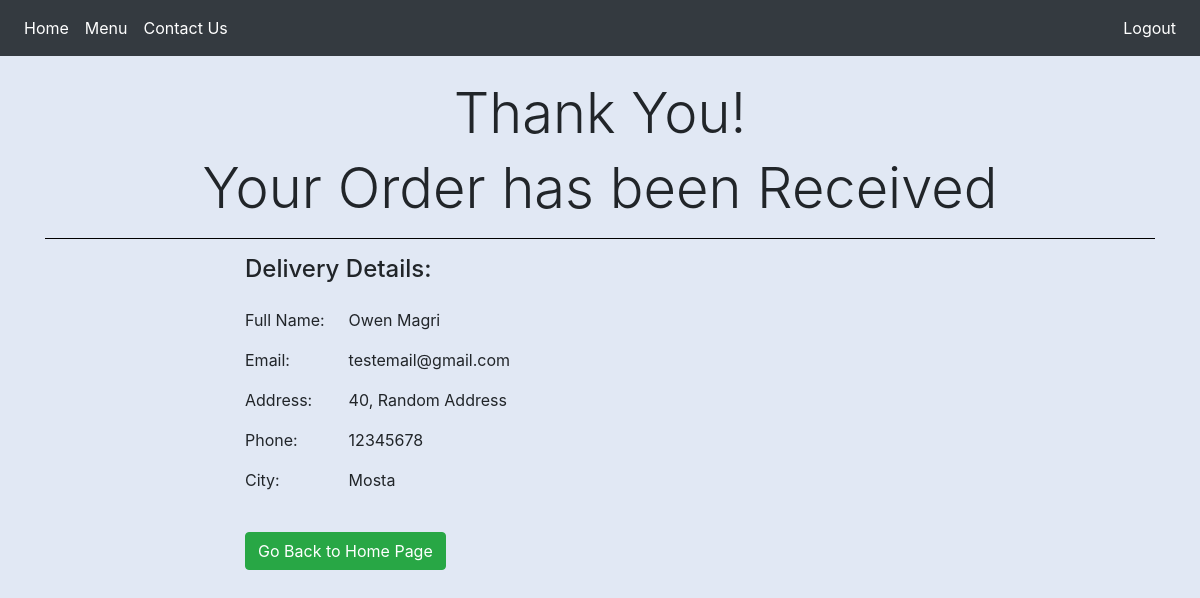
Screenshot of /ordersuccess.php (signed in) with the database file from the repository.
### tables this page shows
CREATE TABLE `tbl_client` (
  `clientId` int(11) NOT NULL,
  `name` varchar(50) NOT NULL,
  `surname` varchar(50) NOT NULL,
  `email` varchar(50) NOT NULL,
  `password` varchar(50) NOT NULL,
  `address` varchar(50) NOT NULL,
  `phone` int(8) NOT NULL,
  `city` varchar(50) NOT NULL,
  `country` varchar(50) NOT NULL
);

### ordersuccess.php (the view, shortened to what this page needs)
<?php
    $conn = connectToMySQL();
?>
<!DOCTYPE html>
<html lang="en">
<head>
    <link rel="stylesheet" href="https://stackpath.bootstrapcdn.com/bootstrap/4.1.0/css/bootstrap.min.css">
</head>
<body style="background: #e1e8f4;">
<?php if(!isset($_SESSION['email']))header("Location: index.php");else require_once("navbarLogout.php");?>
    <div class="container">
        <h1 class="display-4 mt-4" style="text-align:center;">Thank You!</h1>
        <h3 class="display-4 mt-2" style="text-align:center;">Your Order has been Received</h3>
        <hr style="background-color:black;">
        <div style="margin-left:200px;">
        <h4>Delivery Details:</h4>
            <div style="float:left;">
                <p class="mt-3 mr-4" id="name">Full Name: </p>
                <p id="email">Email: </p>
                <p id="address">Address: </p>
                <p id="phone">Phone: </p>
                <p id="city">City: </p>
            </div>
            <div >
                <?php
                    $clientemail = $_SESSION['email'];
                    $query = "SELECT * FROM tbl_client WHERE email = '$clientemail'";
                    $result = mysqli_query($conn,$query)
                    or die("Error in query: ".mysqli_error($conn));
                    while ($row = mysqli_fetch_assoc($result))
                    {
                ?>
                <div class="mt-4">
                    <p><?php echo $row["name"]; echo ' '.$row["surname"]; ?></p>
                    <p><?php echo $row["email"]; ?></p>
                    <p><?php echo $row["address"]; ?></p>
                    <p><?php echo $row["phone"]; ?></p>
                    <p><?php echo $row["city"]; ?></p>
                </div><br/>
                <a role="button" href="index.php" class="btn btn-success" style="color:white;">Go Back to Home Page</a>
                <?php
                        }
                ?>
            </div>
        </div>
    </div>
</body>
</html>

### rows the page displays
tbl_client: name "Owen", surname "Magri", email "testemail@gmail.com", address "40, Random Address", phone "12345678", city "Mosta"
